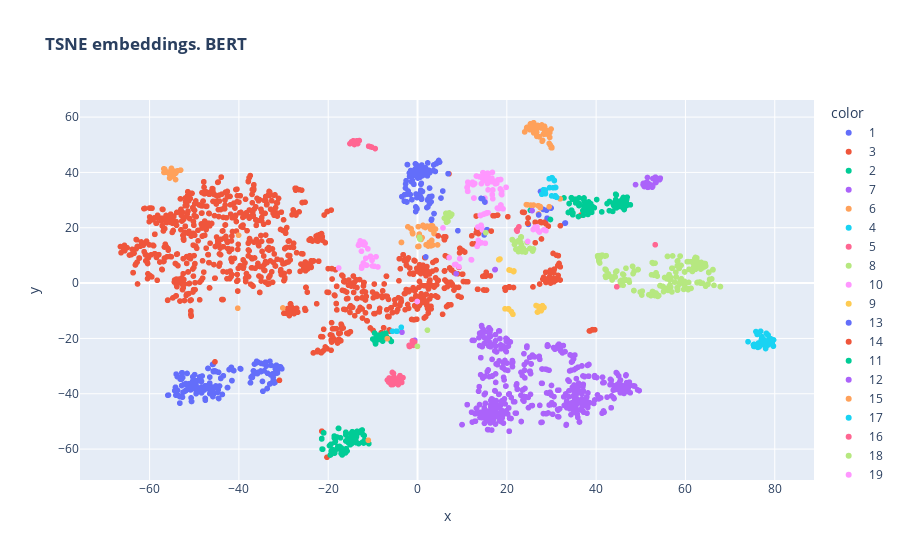

Notebook cell for this chart:
### Code cell
fig = px.scatter(x=embeddings_bert_2d[:, 0], y=embeddings_bert_2d[:, 1], color=sections,
                 title='<b>TSNE embeddings. BERT</b>', hover_name=okved_data['name_okved'])

fig
